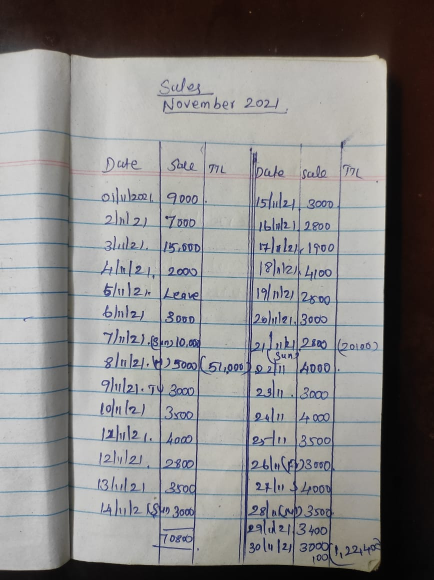
#> input picture sales_ocr/images/sample_sales.jpeg, 868 x 1160 px (shown at 1/2 size); its folder holds only this picture in this run
$ python sales_ocr_processor.py
#> lines starting #> are read from the running program, lines starting #| are printed output that depends on the picture; after the words box and inside, x2 and y2 are one past the last pixel; in counts of white or black regions, pixels touching at a corner belong together
#!/usr/bin/env python3

import os
import re
import csv
import logging
from pathlib import Path
from typing import Optional, List, Tuple
from dataclasses import dataclass

import cv2
import numpy as np
from PIL import Image, ImageEnhance, ImageFilter
from google.cloud import vision
from google.oauth2 import service_account

# Configure logging
logging.basicConfig(
    level=logging.INFO,
    format='%(asctime)s - %(levelname)s - %(message)s',
    handlers=[
        logging.FileHandler('sales_ocr_processor.log'),
        logging.StreamHandler()
    ]
)
logger = logging.getLogger(__name__)

# Configuration
CONFIG = {
    'input_dir': './images',
    'preprocessed_dir': './preprocessed',
    'credentials_path': './credentials_path/sales-ocr-464717-01290703c81d.json',
    'output_file': 'sales_data.csv',
}

@dataclass
class SalesRecord:
    date: Optional[str] = None
    sales: Optional[float] = None


class ImagePreprocessor:
    """Handles image preprocessing to enhance OCR accuracy."""

    def __init__(self, preprocessed_dir: str):
        self.preprocessed_dir = Path(preprocessed_dir)
        self.preprocessed_dir.mkdir(exist_ok=True)

    def preprocess_image(self, image_path: str) -> str:
        """
        Preprocess image and save to preprocessed directory.

        Args:
            image_path: Path to input image

        Returns:
            Path to preprocessed image
        """
#> called with image_path = 'images/sample_sales.jpeg'
        try:
            # Read image with OpenCV
            img = cv2.imread(image_path)
#> img is the input picture: shape (1160, 868, 3); mean B, G, R 133.9, 134.7, 136.5
            if img is None:
                raise ValueError(f"Could not load image: {image_path}")

            # Convert to grayscale
            gray = cv2.cvtColor(img, cv2.COLOR_BGR2GRAY)
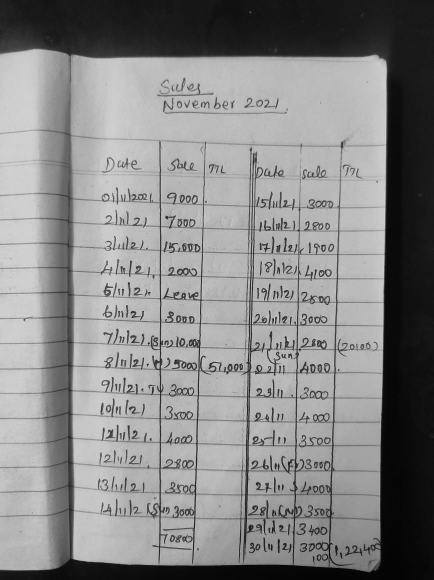
#> gray: shape (1160, 868) (shown at 1/2 size); min 0, max 236, mean 135.2

            # Apply denoising
            denoised = cv2.fastNlMeansDenoising(gray)

            # Apply adaptive thresholding
            thresh = cv2.adaptiveThreshold(
                denoised, 255, cv2.ADAPTIVE_THRESH_GAUSSIAN_C,
                cv2.THRESH_BINARY, 11, 2
            )
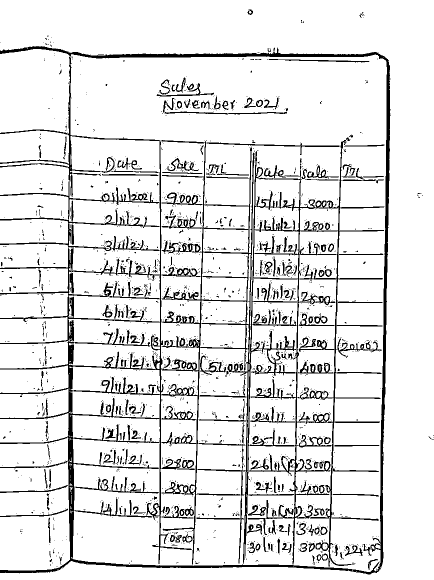
#> thresh: shape (1160, 868) (shown at 1/2 size); 88.8% white; 2505 black regions (2240 under 20 px), largest, box (x1, y1, x2, y2) and area: (0, 92, 781, 1149) 73177, (392, 886, 491, 1127) 1250, (413, 285, 680, 310) 747

            # Morphological operations to clean up
            kernel = np.ones((1, 1), np.uint8)
            cleaned = cv2.morphologyEx(thresh, cv2.MORPH_CLOSE, kernel)

            # Use PIL for additional enhancements
            pil_img = Image.fromarray(cleaned)

            # Enhance contrast
            enhancer = ImageEnhance.Contrast(pil_img)
            pil_img = enhancer.enhance(1.5)

            # Sharpen image
            pil_img = pil_img.filter(ImageFilter.SHARPEN)

            # Generate output path
            image_name = Path(image_path).name
            output_path = self.preprocessed_dir / f"preprocessed_{image_name}"

            # Save preprocessed image
            pil_img.save(str(output_path))
            logger.info(f"Preprocessed image saved: {output_path}")

            return str(output_path)

        except Exception as e:
            logger.error(f"Error preprocessing image {image_path}: {e}")
            raise


class TextExtractor:
    """Handles OCR text extraction using Google Cloud Vision."""

    def __init__(self, credentials_path: str):
        credentials = service_account.Credentials.from_service_account_file(credentials_path)
        self.client = vision.ImageAnnotatorClient(credentials=credentials)
        logger.info("Initialized Vision API client")

    def extract_text(self, image_path: str) -> str:
        """
        Extract text from image using Google Cloud Vision OCR.

        Args:
            image_path: Path to image file

        Returns:
            Extracted text
        """
        try:
            with open(image_path, 'rb') as image_file:
                content = image_file.read()

            image = vision.Image(content=content)
            response = self.client.text_detection(image=image)
            texts = response.text_annotations

            if response.error.message:
                raise Exception(f"Vision API error: {response.error.message}")

            if not texts:
                logger.warning(f"No text detected in {image_path}")
                return ""

            # Get full text (first annotation contains all text)
            full_text = texts[0].description
            logger.info(f"Extracted text from {image_path}")
            return full_text

        except Exception as e:
            logger.error(f"Error extracting text from {image_path}: {e}")
            return ""


class TextParser:
    """Parses extracted text to identify multiple date and sales amount pairs from tabular data."""

    def __init__(self):
        # Month mapping for text recognition
        self.month_map = {
            'jan': 1, 'january': 1, 'feb': 2, 'february': 2, 'mar': 3, 'march': 3,
            'apr': 4, 'april': 4, 'may': 5, 'jun': 6, 'june': 6, 'jul': 7, 'july': 7,
            'aug': 8, 'august': 8, 'sep': 9, 'september': 9, 'oct': 10, 'october': 10,
            'nov': 11, 'november': 11, 'dec': 12, 'december': 12
        }

    def parse_text(self, text: str) -> List[SalesRecord]:
        """
        Parse text to extract all date-sales pairs from tabular data.
        Uses context-aware parsing to handle table structure.

        Args:
            text: Extracted text from OCR

        Returns:
            List of SalesRecord objects with parsed date and sales
        """
        records = []

        # First, try to identify the month and year from the header/title
        month, year = self._extract_month_year_context(text)
        logger.info(f"Detected context - Month: {month}, Year: {year}")

        # Extract tabular data with context
        records = self._parse_table_with_context(text, month, year)

        # If no records found, try fallback parsing
        if not records:
            records = self._parse_fallback(text)

        return records

    def _extract_month_year_context(self, text: str) -> Tuple[Optional[int], Optional[int]]:
        """Extract month and year from document title/header."""
        month = None
        year = None

        # Look for month names in the text
        text_lower = text.lower()
        for month_name, month_num in self.month_map.items():
            if month_name in text_lower:
                month = month_num
                break

        # Look for year patterns (prefer 4-digit years, but accept 2-digit)
        year_patterns = [
            r'\b(20\d{2})\b',  # 2000-2099
            r'\b(19\d{2})\b',  # 1900-1999
            r'\b(\d{2})\b'     # 2-digit year (as fallback)
        ]

        for pattern in year_patterns:
            matches = re.findall(pattern, text)
            if matches:
                year_candidate = int(matches[0])
                if len(matches[0]) == 2:  # 2-digit year
                    year = 2000 + year_candidate if year_candidate < 50 else 1900 + year_candidate
                else:  # 4-digit year
                    year = year_candidate
                break

        return month, year

    def _parse_table_with_context(self, text: str, month: Optional[int], year: Optional[int]) -> List[SalesRecord]:
        """Parse table data using month/year context."""
        records = []
        lines = text.split('\n')

        for line in lines:
            line = line.strip()
            if not line or len(line) < 3:
                continue

            # Skip header lines
            if any(keyword in line.lower() for keyword in ['sales', 'date', 'amount', 'total']):
                continue

            # Extract day numbers and amounts from the line
            days = self._extract_days_from_line(line)
            amounts = self._extract_amounts_from_line(line)

            # Try to pair days with amounts
            if days and amounts:
                for i, day in enumerate(days):
                    if i < len(amounts):
                        # Construct date using context
                        if month and year:
                            date_str = f"{day}/{month}/{year}"
                        else:
                            date_str = f"{day}/11/2021"  # Default to November 2021 based on your image

                        records.append(SalesRecord(date=date_str, sales=amounts[i]))

        return records

    def _extract_days_from_line(self, line: str) -> List[int]:
        """Extract day numbers (1-31) from a line."""
        days = []
        # Look for numbers that could be days of the month
        day_pattern = r'\b([1-9]|[12][0-9]|3[01])\b'
        matches = re.findall(day_pattern, line)

        for match in matches:
            day = int(match)
            if 1 <= day <= 31:
                days.append(day)

        return days

    def _extract_amounts_from_line(self, line: str) -> List[float]:
        """Extract all numeric amounts from a line (improved version)."""
        amounts = []

        # Remove common non-numeric characters that might interfere
        clean_line = re.sub(r'[^\d\s,.]', ' ', line)

        # Look for numbers that could be sales amounts
        number_patterns = [
            r'\b(\d{3,})\b',  # Numbers with 3 or more digits
            r'\b(\d{1,2}[,.]?\d{3,})\b',  # Numbers with separators
        ]

        for pattern in number_patterns:
            matches = re.findall(pattern, clean_line)
            for match in matches:
                try:
                    # Clean and convert to float
                    amount_str = match.replace(',', '')
                    amount = float(amount_str)
                    # Filter reasonable sales amounts (avoid dates and small numbers)
                    if 100 <= amount <= 999999:
                        amounts.append(amount)
                except ValueError:
                    continue

        return amounts

    def _parse_fallback(self, text: str) -> List[SalesRecord]:
        """Fallback parsing method for when context-based parsing fails."""
        records = []
        lines = text.split('\n')

        # Try to extract any date-like patterns and amounts
        for line in lines:
            line = line.strip()
            if not line:
                continue

            # Look for any date patterns
            date_patterns = [
                r'\b(\d{1,2}[/|-]\d{1,2}[/|-]\d{2,4})\b',
                r'\b(\d{1,2}[/|-]\d{1,2}[/|-]\d{2})\b'
            ]

            dates = []
            for pattern in date_patterns:
                matches = re.findall(pattern, line)
                dates.extend(matches)

            amounts = self._extract_amounts_from_line(line)

            # Pair dates with amounts
            min_pairs = min(len(dates), len(amounts))
            for i in range(min_pairs):
                records.append(SalesRecord(date=dates[i], sales=amounts[i]))

        return records


class SalesProcessor:
    """Main processor that orchestrates the entire pipeline."""

    def __init__(self):
        self.preprocessor = ImagePreprocessor(CONFIG['preprocessed_dir'])
        self.extractor = TextExtractor(CONFIG['credentials_path'])
        self.parser = TextParser()

    def process_images(self):
        """Process all images through the complete pipeline."""

        # Step 1: Read images from /images folder
        input_path = Path(CONFIG['input_dir'])
        if not input_path.exists():
            raise FileNotFoundError(f"Input directory not found: {CONFIG['input_dir']}")

        # Find image files (jpg, jpeg, png only)
        image_extensions = {'.jpg', '.jpeg', '.png'}
        image_files = []
        for ext in image_extensions:
            image_files.extend(input_path.glob(f'*{ext}'))
            # image_files.extend(input_path.glob(f'*{ext.upper()}'))

        if not image_files:
            logger.warning(f"No image files found in {CONFIG['input_dir']}")
            return

        logger.info(f"Found {len(image_files)} image files to process")

        # Step 2 & 3: Preprocess images and save to preprocessed folder
        preprocessed_files = []
        for image_file in image_files:
            try:
                preprocessed_path = self.preprocessor.preprocess_image(str(image_file))
                preprocessed_files.append(preprocessed_path)
            except Exception as e:
                logger.error(f"Failed to preprocess {image_file}: {e}")
                continue

        # Step 4: Read preprocessed images from preprocessed folder
        logger.info(f"Processing {len(preprocessed_files)} preprocessed images")

        # Step 5, 6, 7: Extract text, process, and collect data
        all_records = []
        for preprocessed_file in preprocessed_files:
            try:
                # Extract text using OCR
                text = self.extractor.extract_text(preprocessed_file)

                # Process text to get all date-sales pairs
                records = self.parser.parse_text(text)
                all_records.extend(records)

                logger.info(f"Processed {preprocessed_file}: found {len(records)} records")

            except Exception as e:
                logger.error(f"Failed to process {preprocessed_file}: {e}")
                continue

        # Step 7: Write data to CSV
        self._write_to_csv(all_records)

    def _write_to_csv(self, records: List[SalesRecord]):
        """Write records to CSV file with only date and sales columns."""
        try:
            with open(CONFIG['output_file'], 'w', newline='', encoding='utf-8') as csvfile:
                fieldnames = ['Date', 'Amount']
                writer = csv.DictWriter(csvfile, fieldnames=fieldnames)

                # Write header
                writer.writeheader()

                # Write records
                for record in records:
                    if record.date and record.sales:  # Only write complete records
                        writer.writerow({
                            'Date': record.date,
                            'Amount': record.sales
                        })

            logger.info(f"Successfully wrote {len([r for r in records if r.date and r.sales])} records to {CONFIG['output_file']}")

        except Exception as e:
            logger.error(f"Error writing to CSV: {e}")
            raise


def main():
    """Main function to run the sales OCR processor."""
    try:
        processor = SalesProcessor()
        logger.info("Starting sales record processing...")
        processor.process_images()
        logger.info("Processing completed successfully!")

    except Exception as e:
        logger.error(f"Processing failed: {e}")
        return 1

    return 0


if __name__ == '__main__':
    exit(main())
#> (the program exits here)
